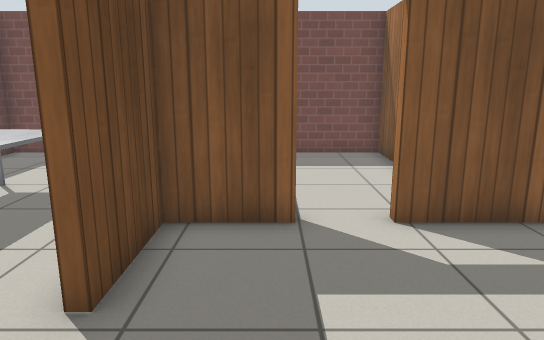
View 1 (above)

18 first-person views from a walk through a Gazebo world. The camera is 1.2 m above the floor, tilts 12° down and sees 70° across. The floor is counted in squares, 0.5 m on a side. Each view is taken from the middle of a square. On the plan, view 1 faces up. The plan holds only what a view shows up to about 20 squares ahead; the rest is blank. Simple patterns stand in for the simulator's built-in surfaces.

View 2
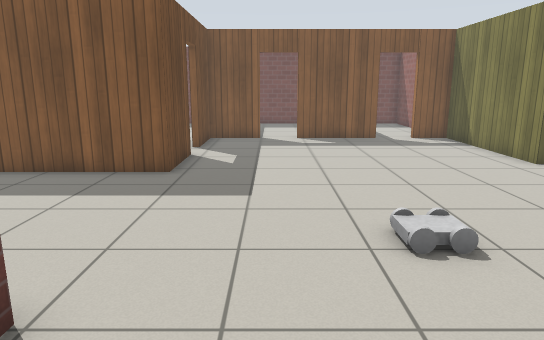

View 3
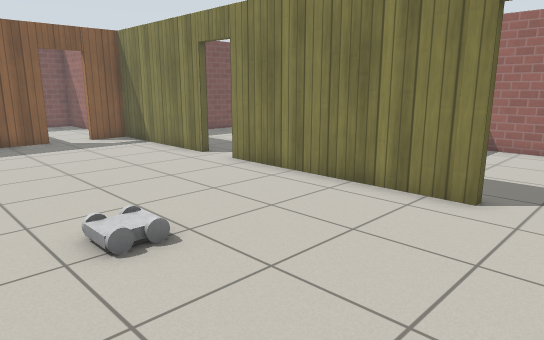

View 4
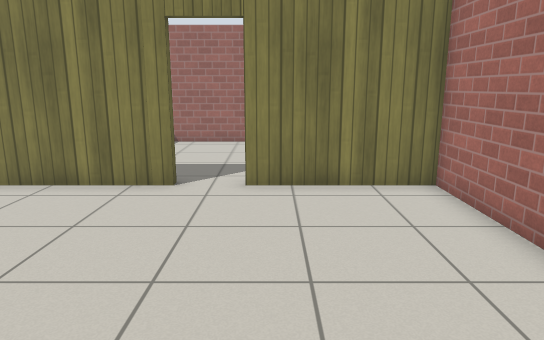

View 5
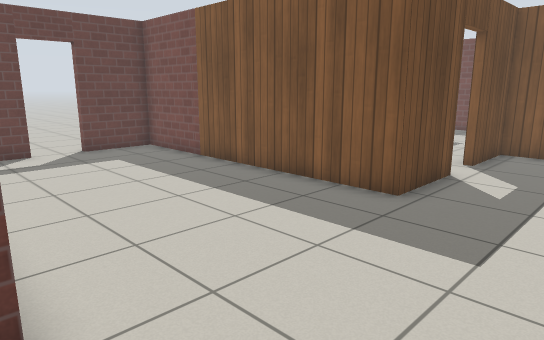

View 6
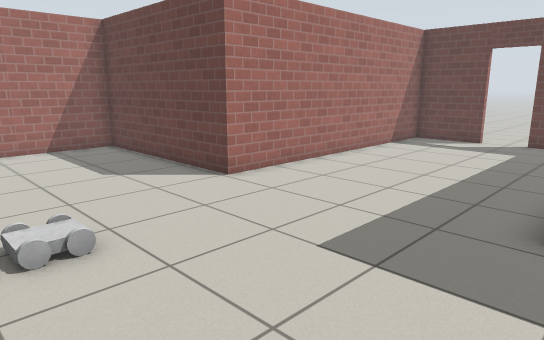

View 7
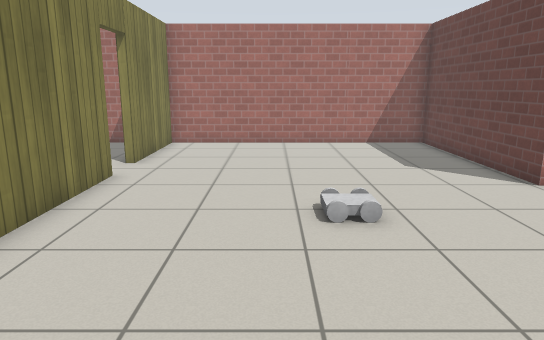

View 8
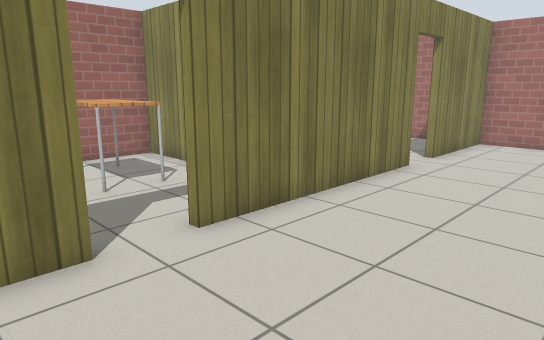

View 9
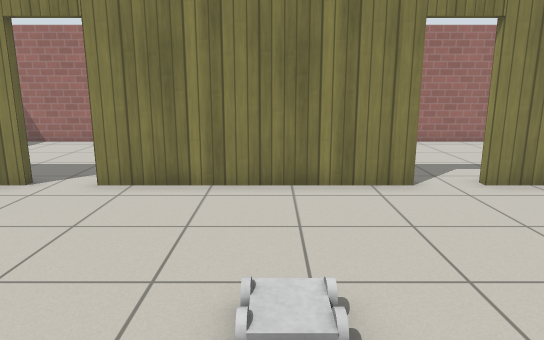

View 10
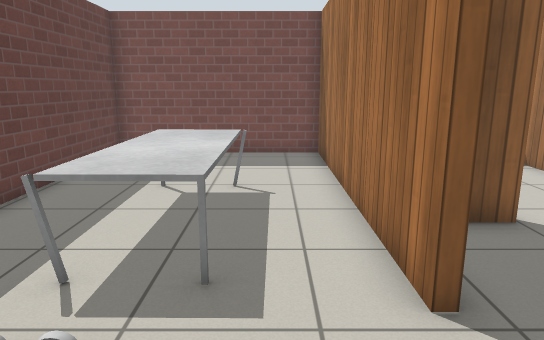

View 11
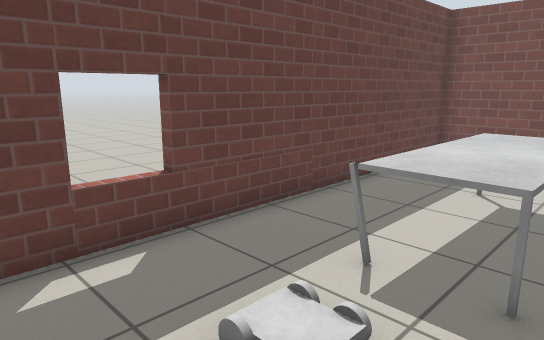

View 12
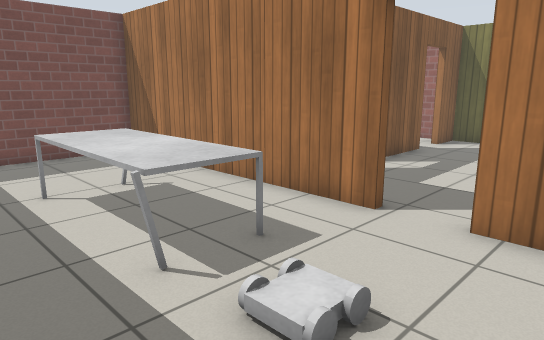

View 13
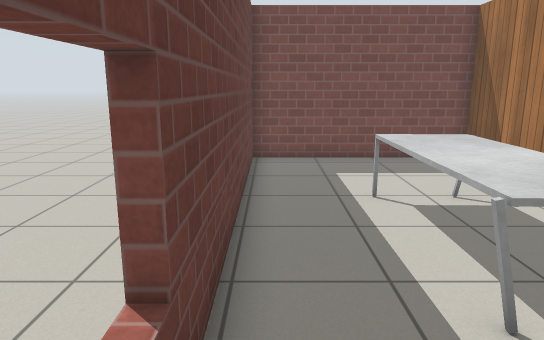

View 14
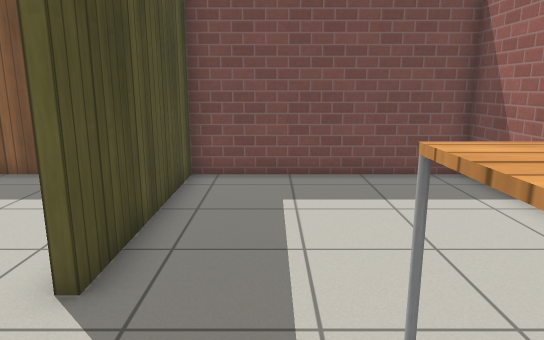

View 15
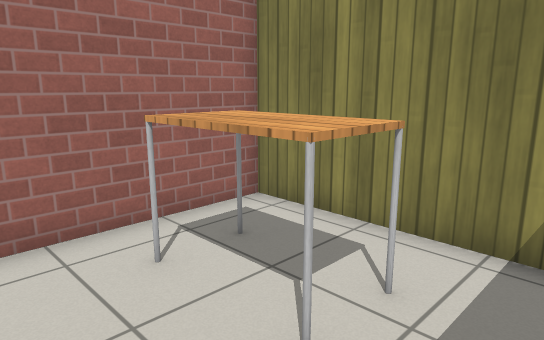

View 16
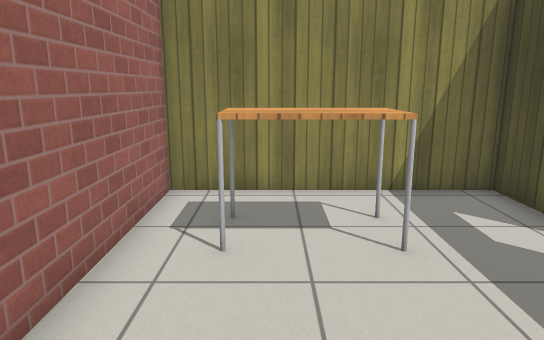

View 17
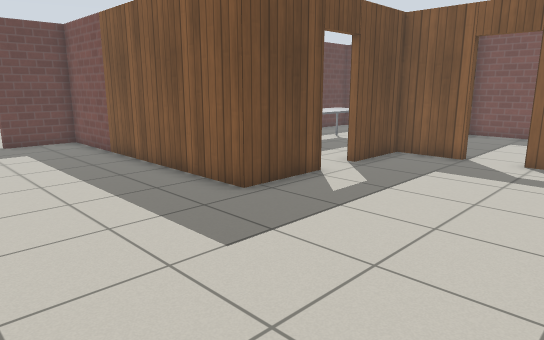

View 18
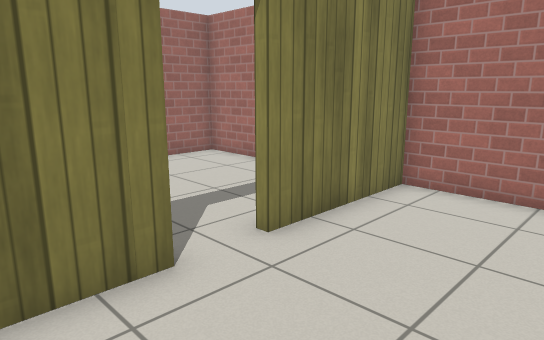

### Floor plan
Ten units are one square. View 1 is at (0, 0); x grows to the right and y downward. Boxes are objects, and circles mark ways between rooms. Rooms are numbered by the first view taken in them; rooms with no view inside come last. Other rooms are left out.
<svg viewBox="-140 -149 319 315">
<path fill="none" stroke="#000" d="M-20 -21 -20 10 -134 10 -134 37M94 96 94 16M94 -1 94 -67 78 -67M5 -67 -20 -67 -20 -38M61 -67 21 -67M-134 54 -134 84 -17 84 -17 161 94 161 94 113M-23 -38 -23 -144 -97 -144 -97 -8M-23 -9 -23 -21M97 31 97 50 174 50 174 -67 97 -67 97 -1M174 109 174 74M149 161 174 161 174 125M115 161 126 161M40 -111 40 -144 -20 -144"/>
<rect x="35" y="55" width="10" height="10" fill="#bbb"><title>car</title></rect>
<rect x="-75" y="-95" width="30" height="50" fill="#bbb"><title>table</title></rect>
<rect x="125" y="15" width="40" height="20" fill="#bbb"><title>table</title></rect>
<circle cx="-20" cy="-25" r="3" fill="#2a7"/>
<circle cx="97" cy="7" r="3" fill="#2a7"/>
<circle cx="95" cy="105" r="3" fill="#2a7"/>
<circle cx="15" cy="-70" r="3" fill="#2a7"/>
<text x="10" y="50">1</text>
<text x="-60" y="-70">2</text>
<text x="140" y="-10">3</text>
<text x="140" y="100">4</text>
<text x="10" y="-110">5</text>
</svg>
Room 1 opens to room 2. Room 1 opens to room 3. Room 1 opens to room 4. Room 1 opens to room 5.

Where each view was taken, in squares from view 1:
view 1: 0 up, 0 right, facing up
view 2: 12 down, 1 right, facing up
view 3: 12 down, 1 right, facing up-right
view 4: 12 down, 0 right, facing right
view 5: 9 down, 2 right, facing up-left
view 6: 0 up, 5 right, facing down-left
view 7: 1 up, 5 right, facing down
view 8: 2 up, 4 right, facing down-right
view 9: 6 down, 0 right, facing right
view 10: 0 up, 4 left, facing up
view 11: 0 up, 4 left, facing up-left
view 12: 0 up, 9 left, facing up-right
view 13: 1 up, 9 left, facing up
view 14: 4 down, 12 right, facing up
view 15: 1 up, 11 right, facing down-right
view 16: 4 up, 15 right, facing down
view 17: 7 down, 5 right, facing up-left
view 18: 7 down, 5 right, facing down-right
